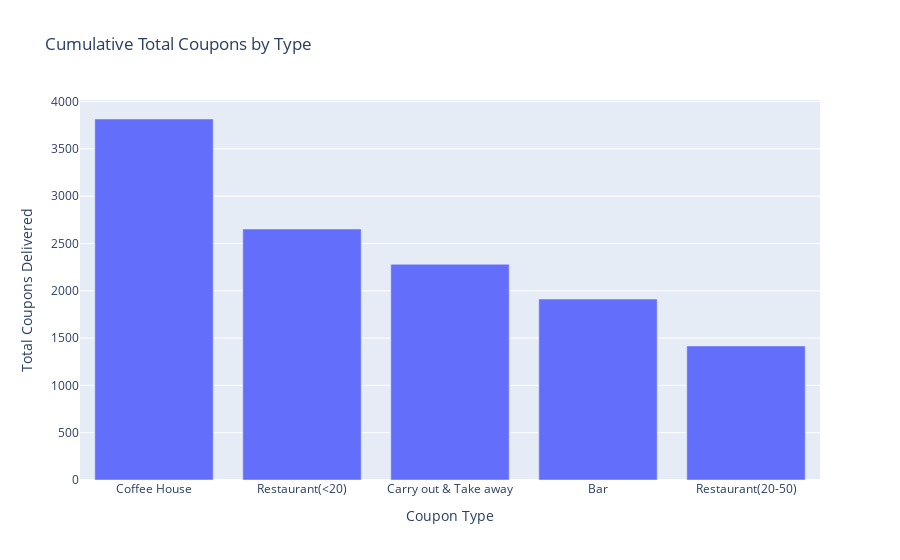

Notebook code cell kept with this figure:
### Markdown cell above
### 5. Use a bar plot to visualize the `coupon` column.

### Code cell
# Create a count of the total data for each coupon type
total_coupon = data["coupon"].value_counts().reset_index()

# Assign column names
total_coupon.columns = ["coupon", "cumulative_total_coupons"]

# Plot the bar chart
fig = px.bar(total_coupon, x="coupon", y="cumulative_total_coupons", title="Cumulative Total Coupons by Type",
       labels={"coupon":"Coupon Type","cumulative_total_coupons":"Total Coupons Delivered"})

# Show the plot
fig.show()

### Figure 1 — Plotly figure (JSON) as saved in the notebook; plotly's stock layout.template omitted (floating-point values rounded to 4 significant figures)
{"data": [{"alignmentgroup": "True", "hovertemplate": "Coupon Type=%{x}<br>Total Coupons Delivered=%{y}<extra></extra>", "legendgroup": "", "marker": {"color": "#636efa", "pattern": {"shape": ""}}, "name": "", "offsetgroup": "", "orientation": "v", "showlegend": false, "textposition": "auto", "type": "bar", "x": ["Coffee House", "Restaurant(<20)", "Carry out & Take away", "Bar", "Restaurant(20-50)"], "xaxis": "x", "y": [3816, 2653, 2280, 1913, 1417], "yaxis": "y"}], "layout": {"barmode": "relative", "legend": {"tracegroupgap": 0}, "title": {"text": "Cumulative Total Coupons by Type"}, "xaxis": {"anchor": "y", "domain": [0, 1], "title": {"text": "Coupon Type"}}, "yaxis": {"anchor": "x", "domain": [0, 1], "title": {"text": "Total Coupons Delivered"}}}}
